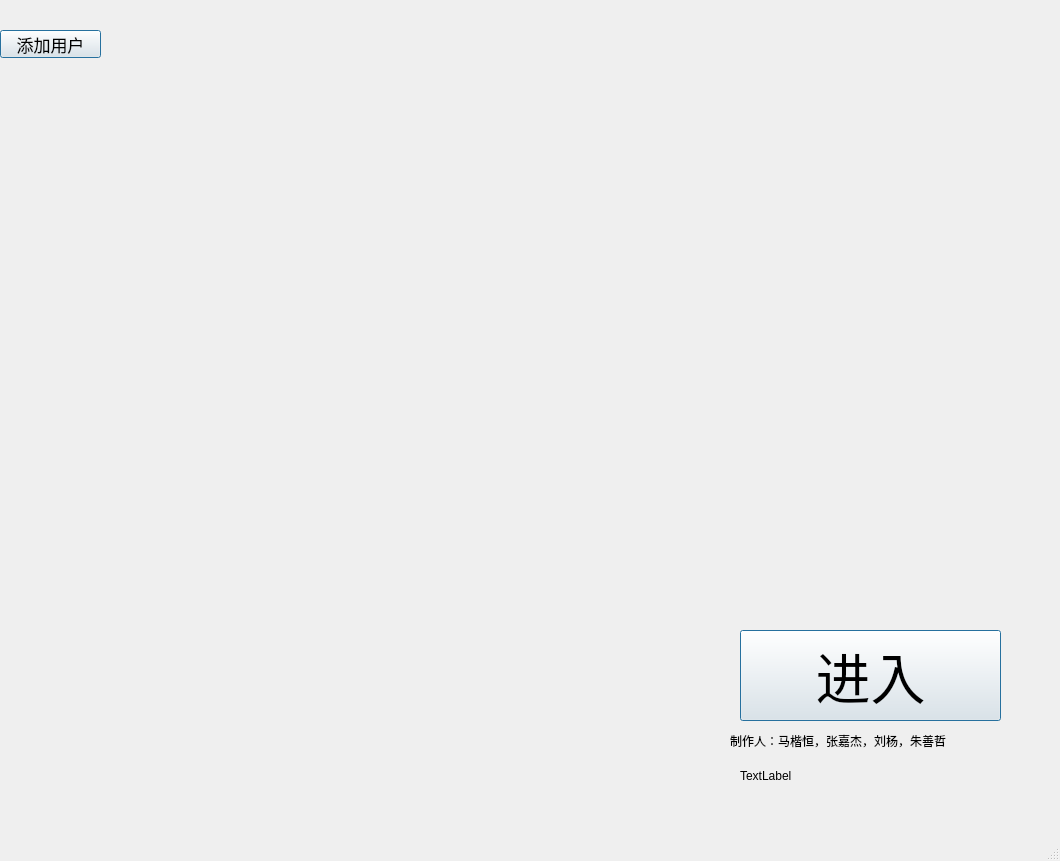
<?xml version="1.0" encoding="UTF-8"?>
<ui version="4.0">
 <class>MainWindow</class>
 <widget class="QMainWindow" name="MainWindow">
  <property name="geometry">
   <rect>
    <x>0</x>
    <y>0</y>
    <width>1060</width>
    <height>861</height>
   </rect>
  </property>
  <property name="windowTitle">
   <string>MainWindow</string>
  </property>
  <widget class="QWidget" name="centralwidget">
   <widget class="QLabel" name="beginning_background">
    <property name="geometry">
     <rect>
      <x>1</x>
      <y>-6</y>
      <width>1000</width>
      <height>800</height>
     </rect>
    </property>
    <property name="mouseTracking">
     <bool>false</bool>
    </property>
    <property name="styleSheet">
     <string notr="true">background-image: url(:/beginning_background/images/beginning_background.jpg);</string>
    </property>
    <property name="text">
     <string/>
    </property>
   </widget>
   <widget class="QLabel" name="clock">
    <property name="geometry">
     <rect>
      <x>740</x>
      <y>760</y>
      <width>261</width>
      <height>31</height>
     </rect>
    </property>
    <property name="styleSheet">
     <string notr="true">color: rgb(0, 0, 0);</string>
    </property>
    <property name="text">
     <string>TextLabel</string>
    </property>
   </widget>
   <widget class="QLabel" name="author">
    <property name="geometry">
     <rect>
      <x>730</x>
      <y>720</y>
      <width>271</width>
      <height>41</height>
     </rect>
    </property>
    <property name="font">
     <font>
      <family>HYPixel 9px</family>
     </font>
    </property>
    <property name="styleSheet">
     <string notr="true">color: rgb(0, 0, 0);</string>
    </property>
    <property name="text">
     <string>制作人：马楷恒，张嘉杰，刘杨，朱善哲</string>
    </property>
   </widget>
   <widget class="QPushButton" name="add_user">
    <property name="geometry">
     <rect>
      <x>0</x>
      <y>30</y>
      <width>101</width>
      <height>28</height>
     </rect>
    </property>
    <property name="font">
     <font>
      <family>HYPixel 9px</family>
      <pointsize>13</pointsize>
     </font>
    </property>
    <property name="text">
     <string>添加用户</string>
    </property>
    <property name="autoDefault">
     <bool>true</bool>
    </property>
    <property name="default">
     <bool>true</bool>
    </property>
   </widget>
   <widget class="QPushButton" name="enter">
    <property name="geometry">
     <rect>
      <x>740</x>
      <y>630</y>
      <width>261</width>
      <height>91</height>
     </rect>
    </property>
    <property name="font">
     <font>
      <family>HYPixel 9px</family>
      <pointsize>41</pointsize>
     </font>
    </property>
    <property name="styleSheet">
     <string notr="true"/>
    </property>
    <property name="text">
     <string>进入</string>
    </property>
    <property name="autoDefault">
     <bool>true</bool>
    </property>
    <property name="default">
     <bool>true</bool>
    </property>
   </widget>
  </widget>
  <widget class="QMenuBar" name="menubar">
   <property name="geometry">
    <rect>
     <x>0</x>
     <y>0</y>
     <width>1060</width>
     <height>26</height>
    </rect>
   </property>
  </widget>
  <widget class="QStatusBar" name="statusbar"/>
 </widget>
 <resources>
  <include location="beginning_background.qrc"/>
 </resources>
 <connections/>
</ui>
